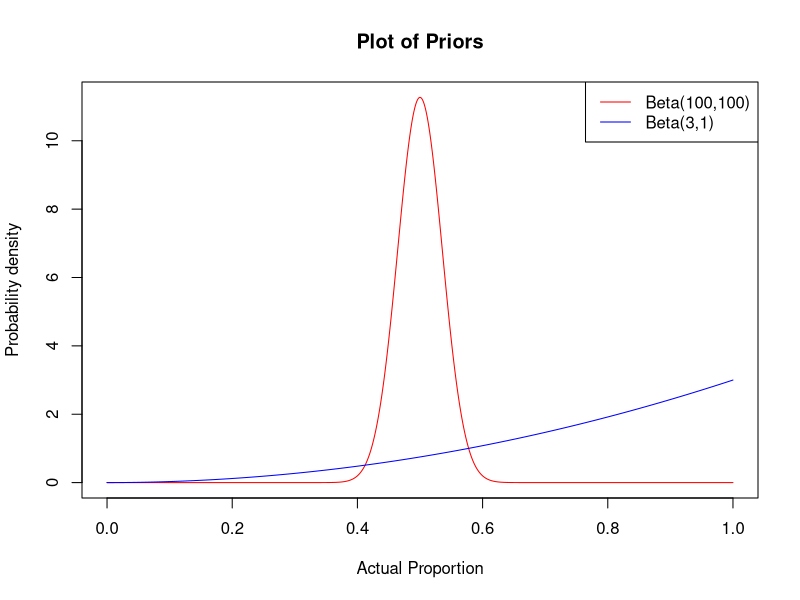
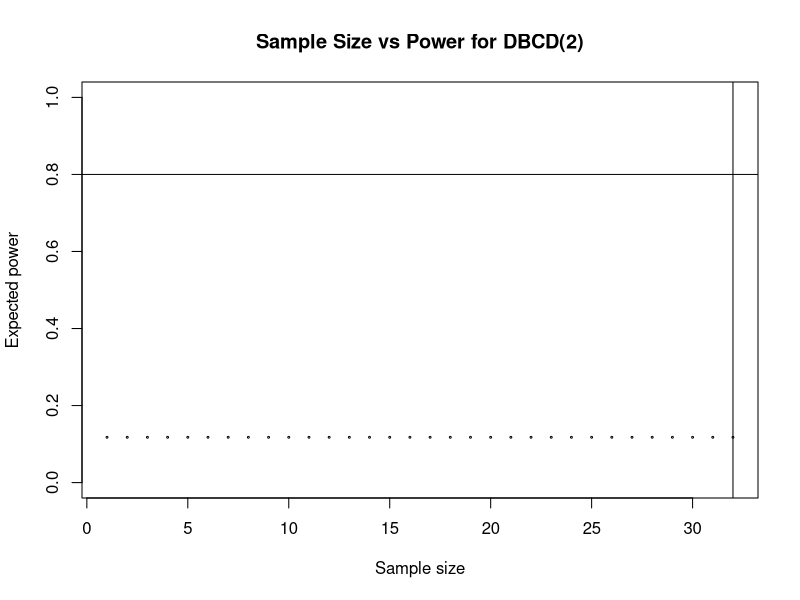

Write the R code that produced these figures, in order.
## ---- chunk 1

balanced <- function( i, j, k, l, chooser_params ) {

    n <- i + j + k + l

    if (n%%2) {
        action <- sample(c(1,2), size=1)
    }
    else {
        if (i + j < k + l) {
            action <- 1
        } else {
            action <- 2
        }
    }

    return(action)
}


thomper <- function( i, j, k, l, chooser_params ) {

    sample.c <- rbeta(1, i + prior.i, j + prior.j)
    sample.n <- rbeta(1, k + prior.k, l + prior.l)

    if (sample.c > sample.n) {
        return(1)
    } else {
       return(2)
    }
}


foo <- function(i,j,k,l) {
    # https://gwern.net/doc/statistics/decision/1933-thompson.pdf
    numer <- 0

    for (a in 0:(i)) {
        numer <- numer + (choose(i + k - a, k) * choose(j + l + 1 + a, l))
    }
    denom <- choose(i + j + k + l + 2, k + l + 1)
    sum <- numer / denom

    return(sum)
}


tw_foo <- function( i, j, k, l, chooser_params ) {

    c <- chooser_params

    prob <- tryCatch(
        {
            min(foo(i + prior.i, j + prior.j, k + prior.k, l + prior.l),1)
        },
        error=function(cond) {
            expected.c <- (i + prior.i)/(i + prior.i + j + prior.j)
            expected.n <- (k + prior.k)/(k + prior.k + l + prior.l)

            if (expected.c > expected.n) {
                1
            } else {
                0
            }
        }
    )

    if (is.na(prob)) {
        sample.c <- rbeta(1, i + prior.i, j + prior.j)
        sample.n <- rbeta(1, k + prior.k, l + prior.l)

        if (sample.c > sample.n) {
            prob <- 1
        } else {
            prob <- 0
        }
    }

    quant <- (prob**c)/(prob**c + (1-prob)**c)

    #print(paste("c:",c,"prob:",prob,"quant:",quant,"i:", i, "j:",j ,"k:", k,"l:", l))
    if (is.na(quant)) {
        print(paste(i,j,k,l))
    }

    action <- sample(c(1,2), 1, prob = c(quant,1-quant))

    return(action)
}

DTL <- function(i,j,k,l,chooser_params) {
    numb_of_immigrants <- chooser_params
    
    done = FALSE
    while(1-done) {
        urn <- c( 5, 2 + numb_of_immigrants - j, 2 + numb_of_immigrants - l )
        #print(urn)
        ball <- sample(c(0,1,2), 1, prob = c(urn/sum(urn)))
        if (ball==0) {
            numb_of_immigrants <- numb_of_immigrants + 1
        } else {
            done <- TRUE
        }
    }
    return(c(ball,numb_of_immigrants))
}


g <- function(alpha, x, y) {
    if (x==1) {return(0)}
    if (x==0) {return(1)}
    else {
        numer <- y * (y/x)**alpha
        denom <- y * (y/x)**alpha + (1 - y) * ((1 - y)/(1 - x))**alpha
        return(numer/denom)
    }
}


DBCD <- function(i,j,k,l,chooser_params) {

  alpha <- chooser_params

  n <- i + j + k + l
  if (n<4) {
    if (n%%2 == 1) {
      return(1)
    } else {
      return(2)
    }
  } else {

    p_hat_m_1 <- (i+0.5)/(i+j+1)
    p_hat_m_2 <- (k+0.5)/(k+l+1)

    q_hat_m_1 <- 1 - p_hat_m_1
    q_hat_m_2 <- 1 - p_hat_m_2

    p_hat_m <- q_hat_m_2 / ( q_hat_m_2 + q_hat_m_1 )

    prob <- g( alpha , (i+j)/n , p_hat_m )

    #print(prob)

    action <- sample(c(1,2),1,prob=c(prob,1-prob))
    return(action)
  }
}


ebm <- function( i, j, k, l, chooser_params ) {

  trial_size <- chooser_params
  patient <- i+j+k+l

  if (patient < trial_size) {
    if (patient%%2) {
      return(sample(c(1,2), size=1))
    }
    else {
      if (i + j < k + l) {
        return(1)
      } else {
        return(2)
      }
    }
  } else {
    expected.c <- (prior.i + i)/(prior.i + i + prior.j + j)
    expected.n <- (prior.k + k)/(prior.k + k + prior.l + l)

    if (expected.c > expected.n) {
        return(1)
    } else {
        return(2)
    }
  }
}



## ---- chunk 2

one_run <- function(n, chooser, chooser_params) {

  i <- 0
  j <- 0
  k <- 0
  l <- 0

  # set the true probability of success
  p.c <- rbeta( 1, prior.i, prior.j )
  p.n <- rbeta( 1, prior.k, prior.l )

  is_treatment_c_best_list <- c()
  is_treatment_c_found_best_by_study_list <- c()

  for (m in 1:n) {

    # use the chooser function to pick an action
    # in this case, it should return 1 or 2
    action <- chooser( i, j, k, l, chooser_params )
    if (length(action)!=1) {
        chooser_params <- action[2]
        action <- action[1]
    }

    if (action == 1) {

      # decide whether or not the treatment is a success
      sample <- rbinom(1, 1, p.c)

      if (sample == 1) {
        # success!
        i <- i + 1
      } else if (sample == 0) {
        # failure
        j <- j + 1
      }
    } else {
        
      # decide whether or not the treatment is a success
      sample <- rbinom(1, 1, p.n)

      if (sample == 1) {
        # success!
        k <- k + 1
      } else if (sample == 0) {
        # failure
        l <- l + 1
      }
    }

    # note that some ENS focused allocation algorithms occationally assign zero
    # patients to a treatment. This breaks the basic expectation forumula.
    # I am not sure how to default it.
    p.c_hat <- i/(i+j)
    p.n_hat <- k/(k+l)

    is_treatment_c_best <- p.c > p.n
    is_treatment_c_found_best_by_study <- p.c_hat > p.n_hat

    is_treatment_c_best_list <- append(is_treatment_c_best_list, is_treatment_c_best)
    is_treatment_c_found_best_by_study_list <- append(is_treatment_c_found_best_by_study_list, is_treatment_c_found_best_by_study)
  }

  return(rbind(is_treatment_c_best_list, is_treatment_c_found_best_by_study_list))
}


simulator <- function(numb_of_sims, numb_of_patients, runner, chooser, chooser_params) {

  runs <- array(0, dim=c(2,numb_of_patients))

  for (iter in 1:(numb_of_sims)) {

    run_results <- runner(numb_of_patients, chooser, chooser_params)
    runs <- runs + (run_results - runs)/(iter+1)
  }

  return(runs)
}


## ---- chunk 3

# setup parameters
numb_of_sims <- 50
numb_of_patients <- 2**5

prior.i <- 100
prior.j <- 100
prior.k <- 3
prior.l <- 1

power_threshold <- 0.8
alpha <- 0.05

# plot beta distributions
x1 <- seq(0, 1, length=1000)
y1 <- dbeta(x1, prior.i, prior.j)
plot(x1, y1, type="l", col="red", main="Plot of Priors", ylab="Probability density", xlab="Actual Proportion")

x2 <- seq(0, 1, length=1000)
y2 <- dbeta(x1, prior.k, prior.l)
lines(x2, y2, col="blue")
legend(x="topright", legend=c(paste0("Beta(",prior.i,",",prior.j,")"), paste0("Beta(",prior.k,",",prior.l,")")), lty=1, col=c("red", "blue"))

## ---- chunk 4

chooser = "DBCD"
chooser_params = 2

# simulate the clinical trials
sim_output <- simulator(numb_of_sims, numb_of_patients, one_run, get(chooser), chooser_params)

## ---- chunk 5

# plot the expected power for each sample size

png("sample size vs power for DBCD(2); B(100,100) & B(1,3).png", units = "in", width = 5, height = 4, res = 300)

x <- 1:numb_of_patients
y <- sim_output[1,]

plot(x,y, ylim=c(0,1), cex=0.25, ylab="Expected power",xlab="Sample size",main="Sample Size vs Power for DBCD(2)")

# find the sample size that give the power_threshold set earlier
abline(h=power_threshold)
optimal_sample_size <- sum(y < power_threshold); optimal_sample_size
abline(v=optimal_sample_size)

dev.off()

## ---- chunk 6

add_to_csv <- function(numb_of_sims, numb_of_patients, runner, chooser, chooser_params) {
  
  sim_output <- simulator(numb_of_sims, numb_of_patients, runner, get(chooser), chooser_params)

  orders_of_magitude <- floor(log(numb_of_patients,2))

  for (i in 1:orders_of_magitude) {
    sample_size <- 2**i
    df <- data.frame(
      "timestamp" = Sys.Date(),
      "number of sims" = numb_of_sims,
      "sample size" = sample_size,
      "chooser" = chooser,
      "chooser_params" = chooser_params,
      "prior.i" = prior.i,
      "prior.j" = prior.j,
      "prior.k" = prior.k,
      "prior.l" = prior.l,
      "power" = sim_output[1,][sample_size],
      "ENS" = mean(sim_output[2,1:sample_size])
    )
    write.table(df, "P(A is better than B) vs P(A seems better than B).csv", append=TRUE, sep=",", col.names = FALSE, row.names = FALSE)
  }
}

## ---- chunk 7

priors <- rbind(
  c(1,1),
  c(10,10),
  c(100,100)
)

choosers <- rbind(
  c("balanced","NA"),
  c("DTL",2),
  c("DBCD",2),
  c("tw_foo",0.5)
)


for (x in 1:dim(priors)[1]) {
  for (y in 1:dim(priors)[1]) {
    if (y >= x) {
      prior.i <- priors[x,1]
      prior.j <- priors[x,2]
      prior.k <- priors[y,1]
      prior.l <- priors[y,2]
      print(paste(prior.i,prior.j,prior.k,prior.l))

      for (z in 1:dim(choosers)[1]) {
        print(paste(choosers[z,][1], choosers[z,][2]))
        add_to_csv(100, 2**9, one_run, choosers[z,][1], as.numeric(choosers[z,][2]))
      }
    }
  }
}


